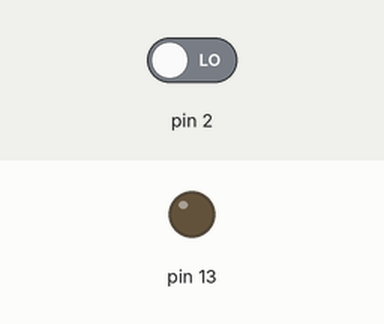
This sketch was run on a simulated Arduino Uno, built with avr-gcc and run on an emulated ATmega328P. Parts: output pins drawn as LEDs (lit = HIGH). Inputs (shaded band) come from the test bench; at power-on: pin 2 LOW.

Above: at 1.2 s.
1.3 s: pin 2 driven HIGH
At 1.8 s:
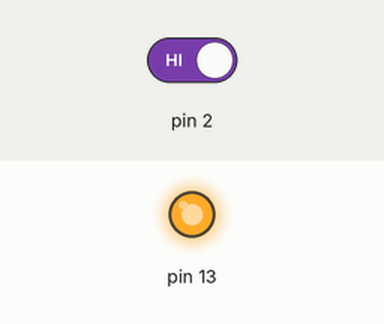
4.3 s: pin 2 driven LOW
At 4.9 s:
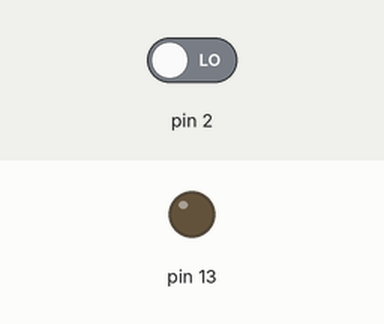
Timing chart, 0 to 7.3 s (numbered marks = the images above; inputs shaded):
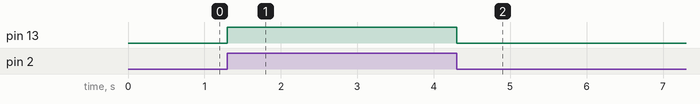

The sketch:

Button.ino
```cpp
int buttonState;

void setup() {
pinMode(2, INPUT);
pinMode(13, OUTPUT);
}

void loop() {
buttonState = digitalRead(2);
if (buttonState == HIGH)
{
  digitalWrite(13, HIGH);
  delay(100);
  digitalWrite(13, LOW);
}
  else
  {
    digitalWrite(13, LOW);
  }
}
```

Measured:
- after the input at 1.3 s, pin 13: LOW → HIGH at once
- after the input at 4.3 s, pin 13: HIGH → LOW at once
